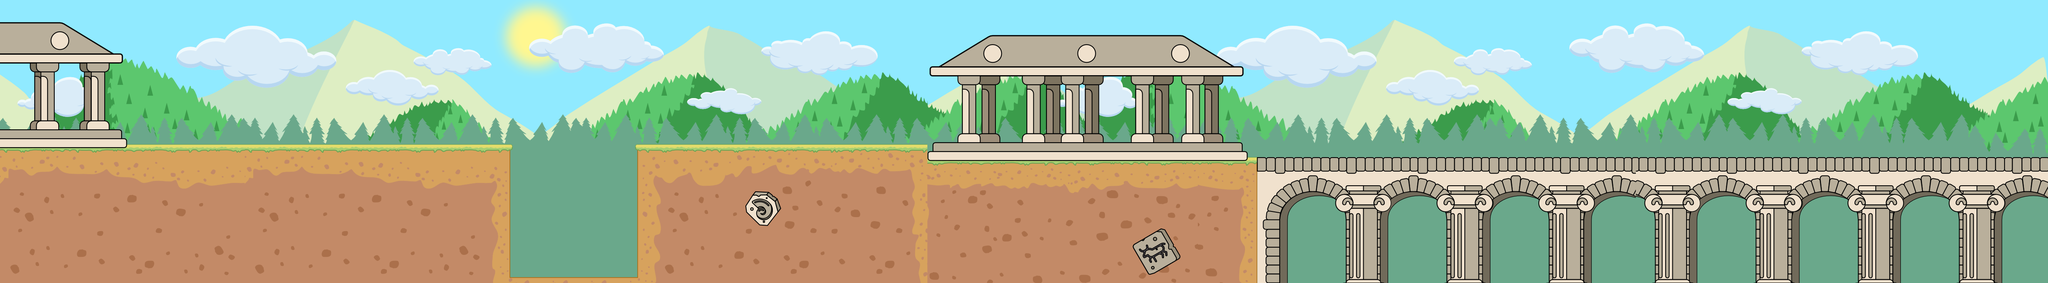

Rendered tile map (Tiled .tmx) drawn with the repository's tilesets; below, a short description and the map source with its tile grids summarised:
An orthogonal 159x22 tile map with 32x32 px tiles, 5 tile layers (background, sky, ground, temple, ...), 5 tilesets and 12 objects (6x sol, 4x collision, enter_carte1, spawn_carte2).

<map version="1.8" tiledversion="1.8.4" orientation="orthogonal" renderorder="right-down" width="159" height="22" tilewidth="32" tileheight="32" infinite="0" nextlayerid="8" nextobjectid="13">
 <tileset firstgid="1" source="background.tsx" />
 <tileset firstgid="3499" source="sol.tsx" />
 <tileset firstgid="6997" source="nuages.tsx" />
 <tileset firstgid="10495" source="temple.tsx" />
 <tileset firstgid="10781" source="behindtemple.tsx" />
 <layer id="1" name="background" width="159" height="22">
  <data>[3498 cells, 3498 non-empty, 3498 distinct tile ids]</data>
 </layer>
 <layer id="3" name="sky" width="159" height="22">
  <data>[3498 cells, 3339 non-empty, 3339 distinct tile ids]</data>
 </layer>
 <layer id="2" name="ground" width="159" height="22">
  <data>[3498 cells, 1593 non-empty, 1138 distinct tile ids]</data>
 </layer>
 <layer id="4" name="temple" width="159" height="22">
  <data>[3498 cells, 396 non-empty, 286 distinct tile ids]</data>
 </layer>
 <layer id="7" name="behind" width="159" height="22">
  <data>[3498 cells, 296 non-empty, 200 distinct tile ids]</data>
 </layer>
 <objectgroup id="6" name="Objects">
  <object id="1" type="sol" x="1" y="309.667" width="303" height="24" />
  <object id="2" type="sol" x="303.333" y="338.667" width="20" height="30" />
  <object id="3" type="sol" x="27.3333" y="358" width="1243.33" height="12" />
  <object id="4" type="sol" x="1267" y="671" width="317" height="17" />
  <object id="5" type="sol" x="1583" y="352.667" width="1502" height="18" />
  <object id="6" type="sol" x="3100.67" y="382" width="1991" height="9" />
  <object id="7" type="collision" x="5084" y="1" width="5" height="699" />
  <object id="8" type="collision" x="1587" y="383" width="19" height="319" />
  <object id="9" type="collision" x="1246" y="384" width="16" height="317" />
  <object id="10" type="collision" x="0" y="1" width="4" height="313" />
  <object id="11" name="enter_carte1" x="2.83333" y="156.167" width="21.1667" height="177.5" />
  <object id="12" name="spawn_carte2" x="106" y="180">
   <point />
  </object>
 </objectgroup>
</map>